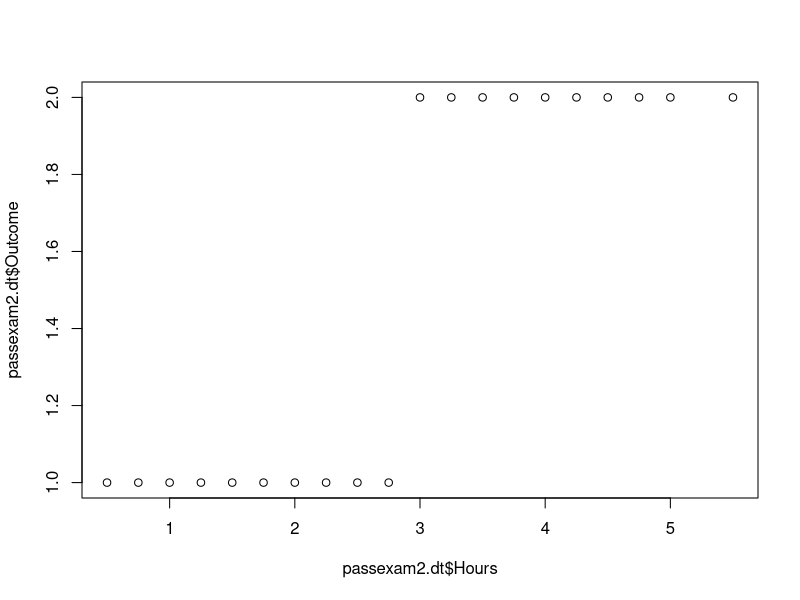

This chart was generated by the following R code:
# ========================================================================================================
# Purpose:      Demo of Binary Logistic Regression model for perfect separable data
# Author:       Neumann Chew
# DOC:          17-09-2019
# Topics:       perfect separable data
# Data Source:  passexam2.csv
# Packages:     data.table  
#=========================================================================================================
library(data.table)

setwd('C:/Users/neumann.chew/Dropbox/Datasets/AAD1/7_Logistic_Reg')

passexam2.dt <- fread("passexam2.csv")
passexam2.dt$Outcome <- factor(passexam2.dt$Outcome)

summary(passexam2.dt)

pass2.m1 <- glm(Outcome ~ Hours , family = binomial, data = passexam2.dt)
## Warning message due to perfect separable data (See plot below to verify).
## Do not use logistic regression.

plot(y=passexam2.dt$Outcome, x=passexam2.dt$Hours)
## Shows data can be perfectly separated. Thus, no need for logistic function.
